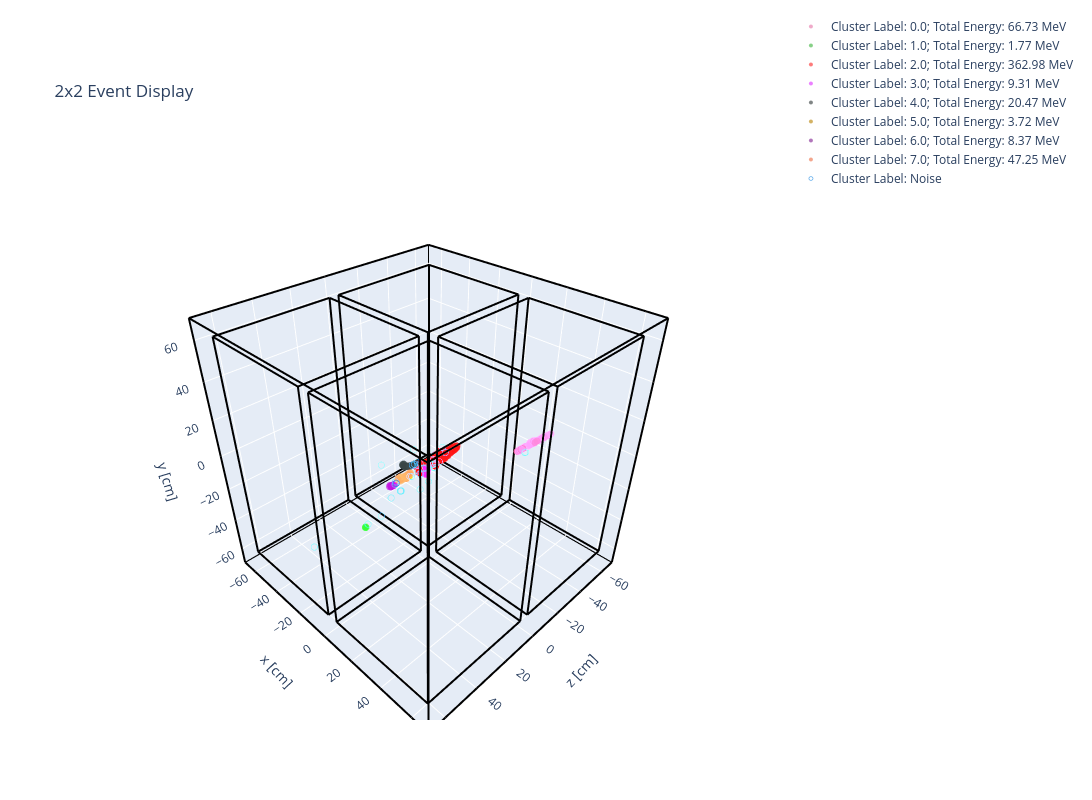

Write notebook code for a chart like this one.
### Code cell
# SOURCE DATA

# Event display of clusters at different energy range

# Select an event of interest
#plot_trig_id = (0.0,1252.0)     # (file_id, light_id)
plot_trig_id = (23.0,2315.0)     # (file_id, light_id)
temp_df = df_eps1size4[(df_eps1size4['file_id'].astype(float)==plot_trig_id[0]) & (df_eps1size4['light_id'].astype(float)==plot_trig_id[1])]

for i in np.unique(temp_df['id']):
    print(f'Cluster Label: {i}; Cluster Energy: {sum(temp_df["E"][temp_df["id"]==i].astype(float))} MeV')

event_display(np.vstack([temp_df['x'].astype(float), temp_df['y'].astype(float), temp_df['z'].astype(float), temp_df['Q'].astype(float)]).T, 
              E=temp_df['E'].astype(float),
              cluster_label=temp_df['cluster_label'])
